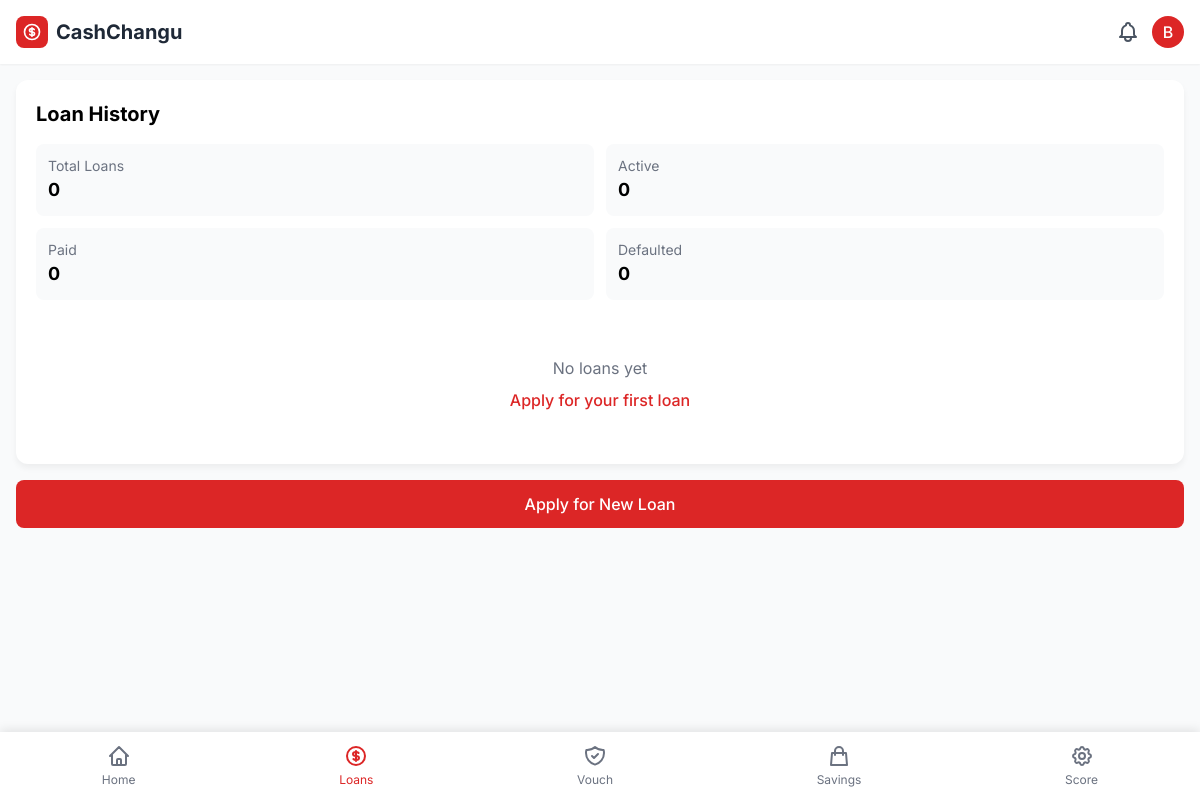
Page /loan-history/ (signed in) on the earlier database version.
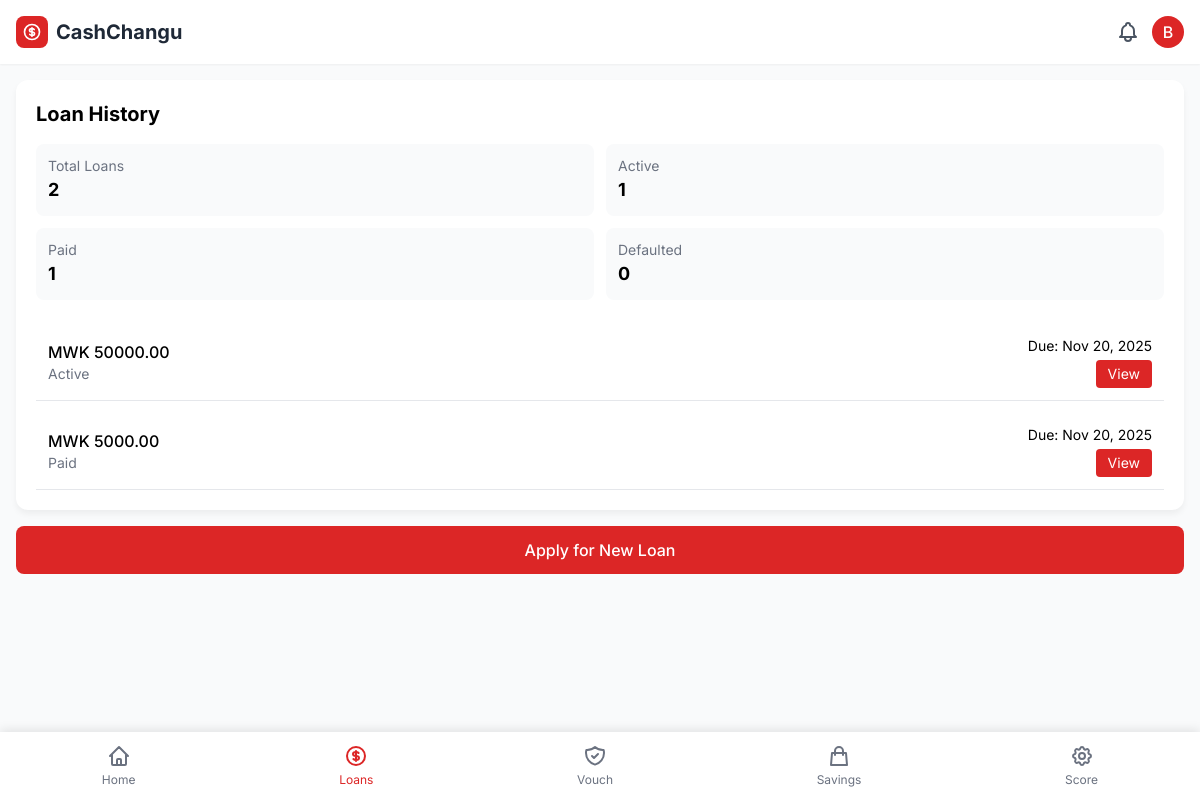
Same page on the later database version.
### core/models.py (models this page shows, shortened)
class MicroLoan(models.Model):
    LOAN_STATUS = [
        ('pending', 'Pending Approval'),
        ('approved', 'Approved'),
        ('active', 'Active'),
        ('paid', 'Fully Paid'),
        ('defaulted', 'Defaulted'),
        ('rejected', 'Rejected'),
    ]
    user = models.ForeignKey(User, on_delete=models.CASCADE)
    amount = models.DecimalField(max_digits=10, decimal_places=2)
    interest_rate = models.DecimalField(max_digits=5, decimal_places=2)
    duration_days = models.IntegerField()  # e.g., 30, 60, 90 days
    status = models.CharField(max_length=20, choices=LOAN_STATUS, default='pending')
    applied_at = models.DateTimeField(auto_now_add=True)
    approved_at = models.DateTimeField(null=True)
    due_date = models.DateField(null=True)
    paid_at = models.DateTimeField(null=True)
    total_amount_due = models.DecimalField(max_digits=10, decimal_places=2)
    amount_paid = models.DecimalField(max_digits=10, decimal_places=2, default=0)
    score_at_application = models.IntegerField()

### core/views.py (the view)
# urls.py: path('loan-history/', views.loan_history, name='loan_history'),
@login_required
def loan_history(request):
    loans = MicroLoan.objects.filter(user=request.user).order_by('-applied_at')
    stats = {
        'total_loans': loans.count(),
        'active_loans': loans.filter(status='active').count(),
        'paid_loans': loans.filter(status='paid').count(),
        'defaulted_loans': loans.filter(status='defaulted').count(),
        'total_borrowed': sum(l.amount for l in loans),
        'total_paid': sum(l.amount_paid for l in loans),
    }
    context = {
        'loans': loans,
        'stats': stats,
    }
    return render(request, 'loan_history.html', context)

### core/templates/loan_history.html (shortened to what this page needs)
{% extends 'base.html' %}
{% block content %}
<div class="card bg-white p-5 mb-4">
    <h2 class="text-xl font-bold mb-4">Loan History</h2>
    <div class="grid grid-cols-2 gap-3 mb-6">
        <div class="bg-gray-50 p-3 rounded-lg">
            <p class="text-gray-500 text-sm">Total Loans</p>
            <p class="font-bold text-lg">{{ stats.total_loans }}</p>
        </div>
        <div class="bg-gray-50 p-3 rounded-lg">
            <p class="text-gray-500 text-sm">Active</p>
            <p class="font-bold text-lg">{{ stats.active_loans }}</p>
        </div>
        <div class="bg-gray-50 p-3 rounded-lg">
            <p class="text-gray-500 text-sm">Paid</p>
            <p class="font-bold text-lg">{{ stats.paid_loans }}</p>
        </div>
        <div class="bg-gray-50 p-3 rounded-lg">
            <p class="text-gray-500 text-sm">Defaulted</p>
            <p class="font-bold text-lg">{{ stats.defaulted_loans }}</p>
        </div>
    </div>
    <div class="space-y-3">
        {% for loan in loans %}
        <div class="flex justify-between items-center p-3 border-b">
            <div>
                <p class="font-medium">MWK {{ loan.amount|floatformat:2 }}</p>
                <p class="text-gray-500 text-sm">{{ loan.status|title }}</p>
            </div>
            <div class="text-right">
                <p class="text-sm">Due: {{ loan.due_date|date:"M d, Y" }}</p>
                <a href="{% url 'loan_detail' loan.id %}" class="bg-red-600 text-white px-3 py-1 rounded text-sm mt-1 inline-block">View</a>
            </div>
        </div>
        {% empty %}
        <div class="text-center text-gray-500 py-8">
            <p>No loans yet</p>
            <a href="{% url 'apply_loan' %}" class="text-red-600 font-medium mt-2 inline-block">Apply for your first loan</a>
        </div>
        {% endfor %}
    </div>
</div>
<a href="{% url 'apply_loan' %}" class="w-full bg-red-600 text-white py-3 rounded-lg font-medium text-center block">
    Apply for New Loan
</a>
{% endblock %}

Differences in the rows shown:
added MicroLoan: amount "50000.00", status "Active", due_date "Nov 20, 2025"
added MicroLoan: amount "5000.00", status "Paid", due_date "Nov 20, 2025"
Other differences:
{{ stats.total_loans }}: "0" → "2"
{{ stats.active_loans }}: "0" → "1"
{{ stats.paid_loans }}: "0" → "1"
text no longer shown: "No loans yet Apply for your first loan"
